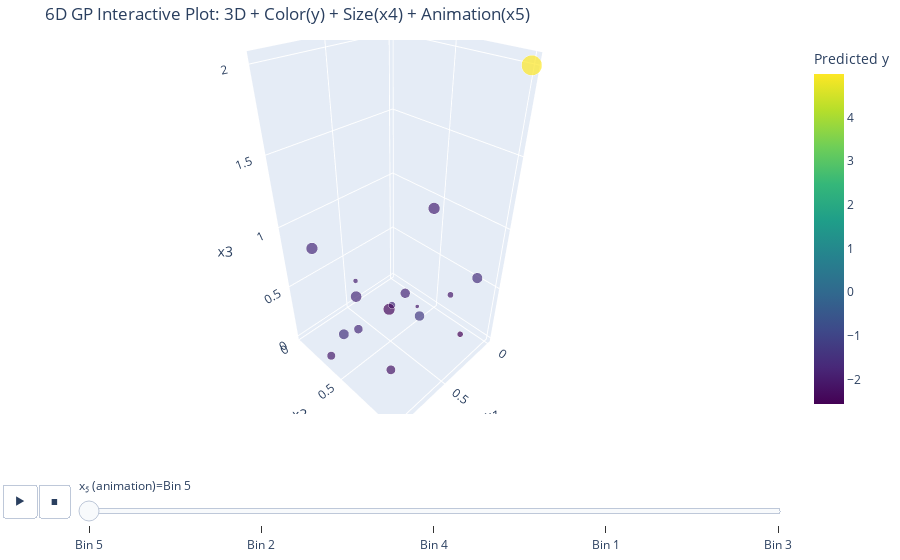

The notebook cell saved with this chart:
### Code cell
plot_6d_gp_interactive("data/observations_f6.csv")

### Figure 1 — Plotly figure (JSON) as saved in the notebook; plotly's stock layout.template omitted (floating-point values rounded to 4 significant figures)
{"data": [{"hovertemplate": "x₅ (animation)=Bin 5<br>x1=%{x}<br>x2=%{y}<br>x3=%{z}<br>x₄ (size)=%{marker.size}<br>Predicted y=%{marker.color}<extra></extra>", "legendgroup": "", "marker": {"color": [4.997, -1.685, -1.683, -2.565, -2.036, -1.296, -2.144, -1.754, -2.419, -1.52, -1.711, -1.907, -2.046, -1.825, -1.457, -2.002, -1.678], "coloraxis": "coloraxis", "size": [3.0, 0.3566, 0.9617, 0.2466, 0.1095, 0.705, 0.5951, 0.6805, 0.95, 0.7938, 0.8628, 0.1657, 0.2604, 0.9659, 0.7461, 0.5092, 0.5597], "sizemin": 4, "sizemode": "area", "sizeref": 0.0075, "symbol": "circle"}, "mode": "markers", "name": "", "scene": "scene", "showlegend": false, "type": "scatter3d", "x": [0.0, 0.7295, 0.9451, 0.1257, 0.4393, 0.4322, 0.9218, 0.1267, 0.95, 0.06977, 0.4983, 0.4203, 0.23, 0.1176, 0.8995, 0.9303, 0.6997], "y": [1.0, 0.7481, 0.2885, 0.8627, 0.6989, 0.7156, 0.9319, 0.2915, 0.95, 0.906, 0.1154, 0.02443, 0.8137, 0.5319, 0.4657, 0.3322, 0.3711], "z": [2.0, 0.6798, 0.9788, 0.02854, 0.4268, 0.3418, 0.4149, 0.06453, 0.95, 0.5814, 0.1606, 0.2161, 0.4705, 0.9962, 0.3316, 0.02297, 0.1491]}], "layout": {"coloraxis": {"colorbar": {"title": {"text": "Predicted y"}}, "colorscale": [[0, "#440154"], [0.1111, "#482878"], [0.2222, "#3e4989"], [0.3333, "#31688e"], [0.4444, "#26828e"], [0.5556, "#1f9e89"], [0.6667, "#35b779"], [0.7778, "#6ece58"], [0.8889, "#b5de2b"], [1, "#fde725"]]}, "legend": {"itemsizing": "constant", "tracegroupgap": 0}, "margin": {"b": 0, "l": 0, "r": 0, "t": 40}, "scene": {"domain": {"x": [0, 1], "y": [0, 1]}, "xaxis": {"title": {"text": "x1"}}, "yaxis": {"title": {"text": "x2"}}, "zaxis": {"title": {"text": "x3"}}}, "sliders": [{"active": 0, "currentvalue": {"prefix": "x₅ (animation)="}, "len": 0.9, "pad": {"b": 10, "t": 60}, "steps": [{"args": [["Bin 5"], {"frame": {"duration": 0, "redraw": true}, "fromcurrent": true, "mode": "immediate", "transition": {"duration": 0, "easing": "linear"}}], "label": "Bin 5", "method": "animate"}, {"args": [["Bin 2"], {"frame": {"duration": 0, "redraw": true}, "fromcurrent": true, "mode": "immediate", "transition": {"duration": 0, "easing": "linear"}}], "label": "Bin 2", "method": "animate"}, {"args": [["Bin 4"], {"frame": {"duration": 0, "redraw": true}, "fromcurrent": true, "mode": "immediate", "transition": {"duration": 0, "easing": "linear"}}], "label": "Bin 4", "method": "animate"}, {"args": [["Bin 1"], {"frame": {"duration": 0, "redraw": true}, "fromcurrent": true, "mode": "immediate", "transition": {"duration": 0, "easing": "linear"}}], "label": "Bin 1", "method": "animate"}, {"args": [["Bin 3"], {"frame": {"duration": 0, "redraw": true}, "fromcurrent": true, "mode": "immediate", "transition": {"duration": 0, "easing": "linear"}}], "label": "Bin 3", "method": "animate"}], "x": 0.1, "xanchor": "left", "y": 0, "yanchor": "top"}], "title": {"text": "6D GP Interactive Plot: 3D + Color(y) + Size(x4) + Animation(x5)"}, "updatemenus": [{"buttons": [{"args": [null, {"frame": {"duration": 500, "redraw": true}, "fromcurrent": true, "mode": "immediate", "transition": {"duration": 500, "easing": "linear"}}], "label": "&#9654;", "method": "animate"}, {"args": [[null], {"frame": {"duration": 0, "redraw": true}, "fromcurrent": true, "mode": "immediate", "transition": {"duration": 0, "easing": "linear"}}], "label": "&#9724;", "method": "animate"}], "direction": "left", "pad": {"r": 10, "t": 70}, "showactive": false, "type": "buttons", "x": 0.1, "xanchor": "right", "y": 0, "yanchor": "top"}]}}
